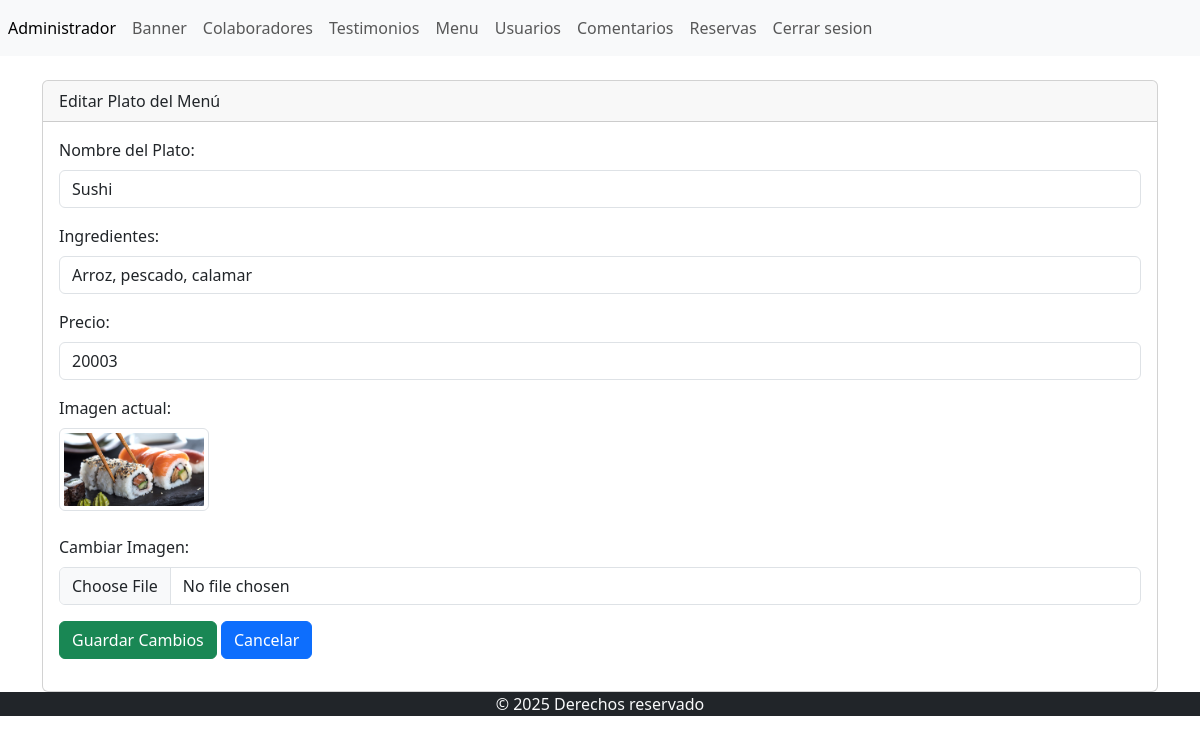
The app's page /admin/seccion/menu/editar.php?txtID=2 with its own data.
### tables this page shows
CREATE TABLE `menu` (
  `id` int(11) NOT NULL,
  `nombre` varchar(255) NOT NULL,
  `ingredientes` varchar(255) NOT NULL,
  `precio` int(255) NOT NULL,
  `foto` varchar(255) NOT NULL
);

### admin/seccion/menu/editar.php (the view, shortened to what this page needs)
<?php
include("../../templates/header.php");
include("../../bd.php");
$id = $_GET['txtID'] ?? '';
$nombre = $ingredientes = $foto = "";
$precio = "";
if ($id) {
    $select = $pdo->prepare("SELECT * FROM menu WHERE id = :id");
    $select->bindParam(':id', $id);
    $select->execute();
    $row = $select->fetch(PDO::FETCH_ASSOC);
    if ($row) {
        $nombre = $row['nombre'];
        $ingredientes = $row['ingredientes'];
        $precio = $row['precio'];
        $foto = $row['foto'];
    }
}
?>
<!doctype html>
<html lang="es">
<head>
    <link href="https://cdn.jsdelivr.net/npm/bootstrap@5.3.2/dist/css/bootstrap.min.css" rel="stylesheet" />
</head>
<body>
<main class="container mt-4">
    <div class="card">
        <div class="card-header">Editar Plato del Menú</div>
        <div class="card-body">
            <form action="" method="post" enctype="multipart/form-data">
                <div class="mb-3">
                    <label class="form-label">Nombre del Plato:</label>
                    <input type="text" class="form-control" name="nombre"
                           value="<?php echo htmlspecialchars($nombre); ?>" required>
                </div>
                <div class="mb-3">
                    <label class="form-label">Ingredientes:</label>
                    <input type="text" class="form-control" name="ingredientes"
                           value="<?php echo htmlspecialchars($ingredientes); ?>" required>
                </div>
                <div class="mb-3">
                    <label class="form-label">Precio:</label>
                    <input type="number" class="form-control" name="precio"
                           value="<?php echo htmlspecialchars($precio); ?>" required>
                </div>
                <div class="mb-3">
                    <label class="form-label">Imagen actual:</label><br>
                    <?php if ($foto): ?>
                        <img src="<?php echo $foto; ?>" width="150" class="img-thumbnail mb-2">
                    <?php else: ?>
                        <p class="text-muted">Sin imagen</p>
                    <?php endif; ?>
                </div>
                <div class="mb-3">
                    <label class="form-label">Cambiar Imagen:</label>
                    <input type="file" class="form-control" name="foto" accept="image/*">
                </div>
                <button type="submit" class="btn btn-success">Guardar Cambios</button>
                <a class="btn btn-primary" href="index.php">Cancelar</a>
            </form>
        </div>
    </div>
</main>
<footer>
    <?php include("../../templates/footer.php"); ?>
</footer>
</body>
</html>

### records on screen
menu: nombre "Sushi", ingredientes "Arroz, pescado, calamar", precio "20003", foto (picture)
